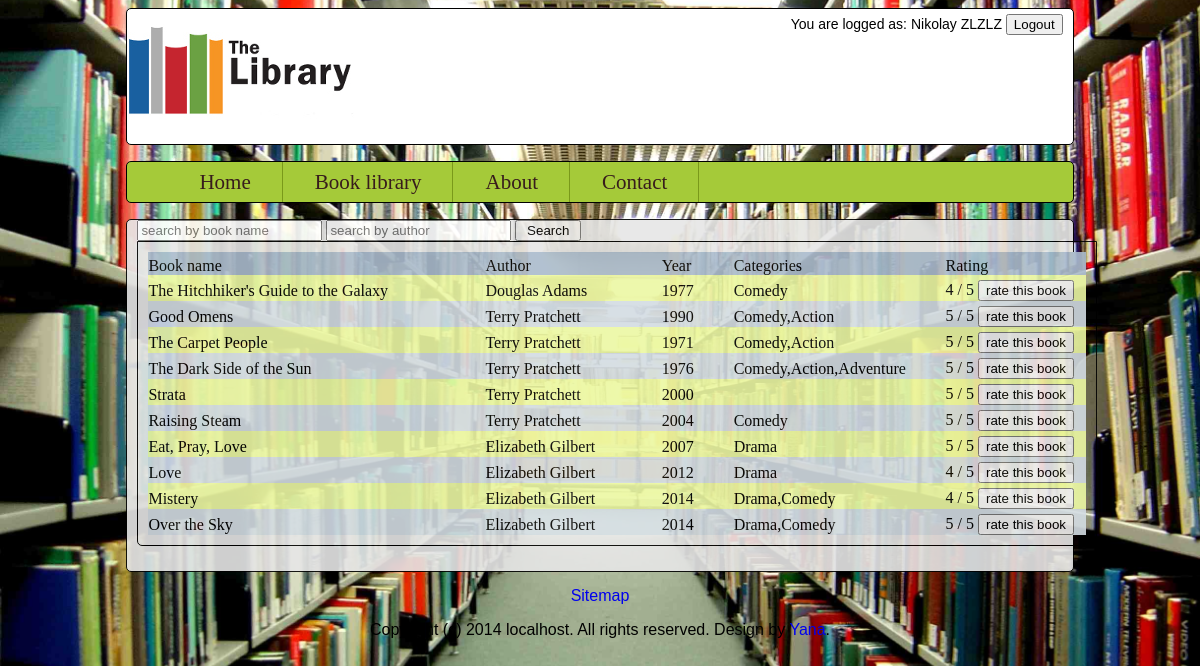
The app's page /books.php (signed in) with its own data.
### tables this page shows
CREATE TABLE IF NOT EXISTS `books` (
  `id` bigint(20) unsigned NOT NULL AUTO_INCREMENT,
  `name` varchar(300) NOT NULL,
  `author_id` bigint(20) unsigned NOT NULL,
  `categories` set('Drama','Comedy','Action','Adventure','Horror') NOT NULL,
  `print_year` int(10) unsigned NOT NULL,
  `rating` int(10) unsigned NOT NULL DEFAULT '0',
  `votes` int(10) unsigned NOT NULL DEFAULT '0',
  PRIMARY KEY (`id`),
  KEY `name` (`name`),
  KEY `author_id` (`author_id`),
  KEY `categories` (`categories`)
);

CREATE TABLE IF NOT EXISTS `authors` (
  `id` bigint(20) unsigned NOT NULL AUTO_INCREMENT,
  `first_name` varchar(200) NOT NULL,
  `last_name` varchar(200) NOT NULL,
  `birth_date` date NOT NULL,
  `country` varchar(200) NOT NULL,
  PRIMARY KEY (`id`),
  KEY `first_name` (`first_name`),
  KEY `last_name` (`last_name`),
  KEY `birth_date` (`birth_date`)
);

### books.php (the view, shortened to what this page needs)
<?php
include 'php/db.php';
$book_name='';
$author='';
$show=true;
$sql = "SELECT ".
	   "`books`.`id` AS 'book_id',".
	   "`books`.`name` AS 'book_name',".
	   "`books`.`categories` AS 'categories',".
	   "`books`.`print_year` AS 'year',".
	   "round(`books`.`rating`/`books`.`votes`, 0) AS 'rating',".
	   "`authors`.`first_name` AS 'fname',".
	   "`authors`.`last_name` AS 'lname' ".
	   "FROM `books` JOIN `authors` ON `authors`.`id`=`books`.`author_id` WHERE 1";
if ($show) $query = mysqli_query($con, $sql);
?>
<!doctype html>
<html>
	<head>
		<link rel="stylesheet" type="text/css" href="css/style1.css">
	</head>
	<body>
	<div id="wrapper">
		<div id="header"><?php include 'includes/header.php'; ?></div>
		<div id="nav"><?php include 'includes/navi.php'; ?></div>
		<div id="contentSection">
		<form method="post" action="books.php" id="frm_books">
		<input type="text" name="book_name" placeholder="search by book name" value="<?php echo $book_name?>">
		<input type="text" name="author" placeholder="search by author" value="<?php echo $author?>">
		<input type="submit" value=" Search ">
		</form>
		<table border=0 cellpadding="0" cellspacing="0" style="width:960px;">
		<tr style="background-color: #aabbcc;">
			<td style="width:390px;">Book name</td>
			<td style="width:200px;">Author</td>
			<td style="width:80px;">Year</td>
			<td style="width:220px;">Categories</td>
			<td style="width:150px;">Rating</td>
		</tr>
		<?php
		$i=0;
		while($show && $row=mysqli_fetch_assoc($query)) {
			$bgcolor = !($i&1) ? '#EBF8A4' : '#D3DCE3';
			$r = $row['rating'];
			if ($r>5) $r=5;
			echo "<tr style=\"background-color: $bgcolor;\"><td>{$row['book_name']}</td><td>".$row['fname']." ".$row['lname']."</td><td>{$row['year']}</td><td>{$row['categories']}</td><td>$r / 5 <input type=\"button\" onclick=\"bookVote(".$row['book_id'].");\" value=\"rate this book\"></td></tr>\n";
			$i++;
		}
		?>
		</table>
		</div>
	<div id="footer"><?php include 'includes/footer.php'; ?></div>
	</div>
	</body>
</html>

### style1.css (style rules this page uses)
html { background: url(../images/bg.jpg) no-repeat center center fixed; background-size: cover; }
#contentSection { border: 1px solid black; padding: 0 10px 0 10px; opacity: 0.9; background-color: #E6E6E6; -webkit-border-radius: 5px; -moz-border-radius: 5px; border-radius: 5px; }
#footer { height: 75px; text-align: center; padding-top: 15px; font-family: verdana, arial, helvetica, sans-serif; }
#header { height: 120px; border: 1px solid black; -webkit-border-radius: 5px; -moz-border-radius: 5px; border-radius: 5px; text-align: center; padding-top: 15px; background-color: white; }
#wrapper { width: 80%; margin-left: auto; margin-right: auto; }
table { margin: 0 auto 0 auto; border: 1px solid black; -webkit-border-bottom-right-radius: 5px; -webkit-border-bottom-left-radius: 5px; -moz-border-radius-bottomright: 5px; -moz-border-radius-bottomleft: 5px; border-bottom-right-radius: 5px; border-bottom-left-radius: 5px; padding: 10px; margin-bottom: 25px; font-family: Georgia, "Times New Roman", Times, serif; }
table td { padding-top: 5px; }

### records on screen
books: name "The Hitchhiker's Guide to the Galaxy", author.first_name "Douglas", author.last_name "Adams", print_year "1977", categories "Comedy", r "4"
books: name "Good Omens", author.first_name "Terry", author.last_name "Pratchett", print_year "1990", categories "Comedy,Action", r "5"
books: name "The Carpet People", author.first_name "Terry", author.last_name "Pratchett", print_year "1971", categories "Comedy,Action", r "5"
books: name "The Dark Side of the Sun", author.first_name "Terry", author.last_name "Pratchett", print_year "1976", categories "Comedy,Action,Adventure", r "5"
books: name "Strata", author.first_name "Terry", author.last_name "Pratchett", print_year "2000", r "5"
books: name "Raising Steam", author.first_name "Terry", author.last_name "Pratchett", print_year "2004", categories "Comedy", r "5"
books: name "Eat, Pray, Love", author.first_name "Elizabeth", author.last_name "Gilbert", print_year "2007", categories "Drama", r "5"
books: name "Love", author.first_name "Elizabeth", author.last_name "Gilbert", print_year "2012", categories "Drama", r "4"
books: name "Mistery", author.first_name "Elizabeth", author.last_name "Gilbert", print_year "2014", categories "Drama,Comedy", r "4"
books: name "Over the Sky", author.first_name "Elizabeth", author.last_name "Gilbert", print_year "2014", categories "Drama,Comedy", r "5"

### other values on screen
$_SESSION['name'] "Nikolay ZLZLZ"
